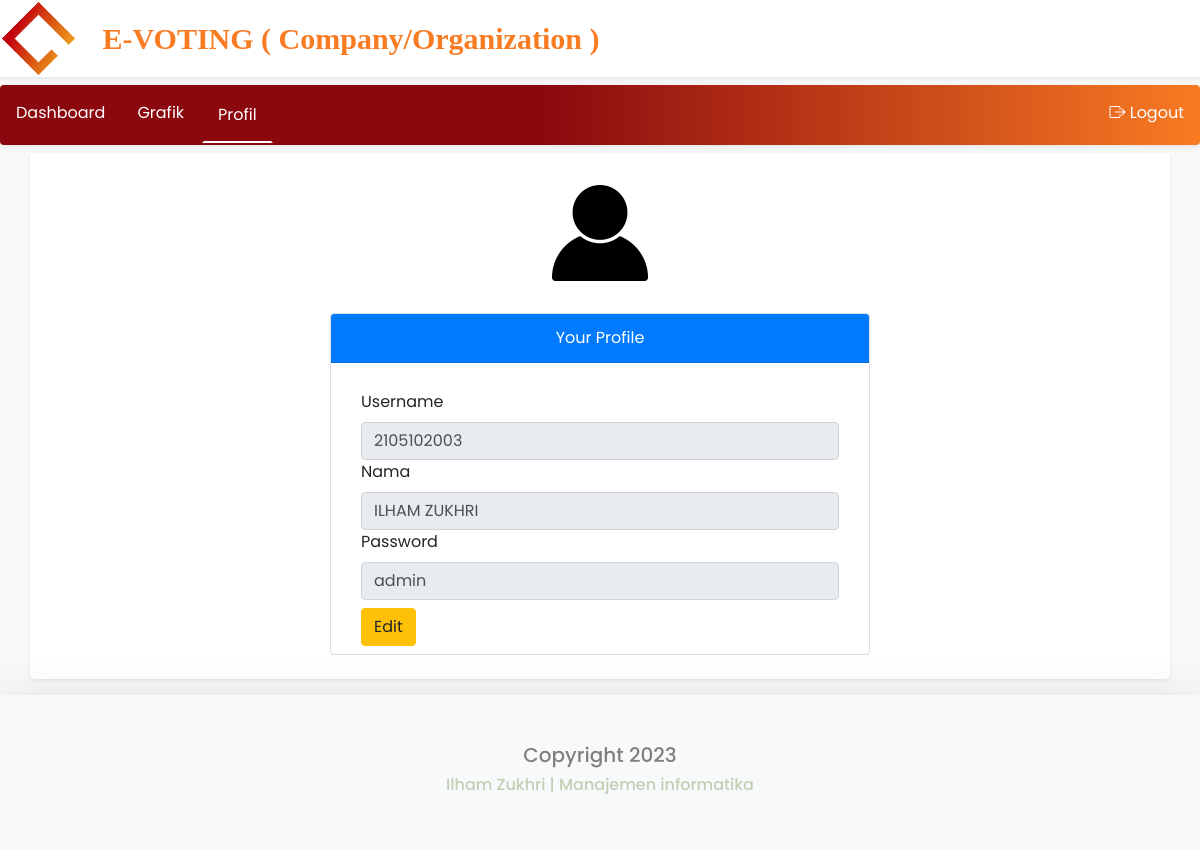
/user/profil.php (signed in), run on the app's committed database.
### tables this page shows
CREATE TABLE `users` (
  `userId` int(11) NOT NULL,
  `username` varchar(20) NOT NULL,
  `nama` varchar(30) NOT NULL,
  `password` varchar(40) NOT NULL,
  `hak_akses` varchar(10) NOT NULL,
  `pilihan` int(5) NOT NULL,
  `status` varchar(50) NOT NULL
);

### user/profil.php (the view, shortened to what this page needs)
<?php
if(isset($_SESSION['login'])){
$id=$_SESSION['userId'];
?>
<!DOCTYPE html>
<html lang="en">
<head>
    <link rel="stylesheet" href="css/bootstrap.min.css">
    <link rel="stylesheet" href="css/bootstrap.grid.min.css">
    <link rel="stylesheet" href="css/bootstrap-icons.css">
    <link rel="stylesheet" href="css/style1.css">
    <link rel="stylesheet" href="css/style2.css">
</head>
<body>
<header>
  <div class="row shadow-sm mb-2 rounded">
    <div class="col-1" >
      <img src="../images/company_logo.png" alt="Logo" style="width:100%;margin:3%">
    </div>
      <div class="title col-11 mt-3">
        <p style="font-size:2.5vw; text-align:left;">E-VOTING ( Company/Organization )</p>
      </div>
    </div>
</header>
<div id="navbar">
<ul class="navigasi shadow-sm mb-2 rounded">
  <li ><a  href="/E-Vote/user/index.php">Dashboard</a></li>
  <li><a href="/E-Vote/user/grafik.php">Grafik</a></li>
  <li style="float:center"><a class="active" href="/E-Vote/user/profil.php">Profil</a></li>
  <li style="float:right;"><a class="logout" href="../logout.php"><i class="bi bi-box-arrow-right"></i> Logout</a></li>
</ul>
</div>
<div class="container shadow-sm mb-2 pb-4 rounded" style="background-color:white;">
    <div class="row">
        <div class="col-2 mx-auto">
            <img src="../images/user.jpg" alt="user" style="width:100%;">
        </div>
    <div class="container">
        <div class="row">
        <div class="col-6 mx-auto">
            <div class="card">
                <div class="card-header bg-primary mx-auto" style="width:100%;">
                    <div style="text-align:center;color:white;">Your Profile</div>
                </div>
                <?php
                include("../koneksi.php");
                $sql=mysqli_query($konn,"SELECT * FROM users WHERE userId='$id'");
                $data=mysqli_fetch_assoc($sql);
            $act='';
            if(isset($_GET['set'])){
                $act=='';
            }else{
                    $act='disabled';
                }
                echo
                '<form method="POST">
                <div class="container" style="margin-top:5%;">
                <div class="col-12">
                <label for="username" class="form-label" >Username</label>
                <input type="text" class="form-control" id="username" name="username" value="'.$data['username'].'" disabled>
                </div>
                <div class="col-12">
                <label for="nama" class="form-label">Nama</label>
                <input type="text" class="form-control" id="nama" name="nama" value="'.$data['nama'].'" disabled>
                </div>
                <div class="col-12">
                <label for="pass" class="form-label">Password</label>
                <input type="text" class="form-control" id="pass" name="password" value="'.$data['password'].'" '.$act.'>
                </div>
                <div class="col-2 mt-2 mb-2">
                <tr>
                <td>';
                if($act!==''){
                   echo' <a href="profil.php?set=edit" class="btn btn-warning">Edit</a>';
                }else{
                    echo '<button type="submit" class="btn btn-success" name="simpan">simpan</button>';
                    }
}else{
    echo '<script type ="text/JavaScript">';
          echo 'alert("KAMU HARUS LOGIN !")';
          echo '</script>';
    }
?>
</div>
</div>
</div>
</div>
</div>
</div>
</div>
</div>
</body>
<footer class="shadow-lg p-5 mt-3 bg-light" style="background-color:#FFFFFF;">
  <div class="row">
    <div class="col-12 text-center">
        <h5 style="color:gray;">Copyright 2023</h5>
        <h6 style="color:#C1D0B5">Ilham Zukhri | Manajemen informatika</h6>
    </div>
  </div>
</footer>
</html>

### user/css/style1.css (style rules this page uses)
body { background-color:#f8f8f8; }
.navigasi { list-style-type: none; margin: 0; padding: 0; overflow: hidden; background: linear-gradient(to right,#8b080e 45%, #F97B22); overflow: hidden; position: -webkit-sticky; position: sticky; }
.navigasi li { margin:2px; display: block; float: left; background-color:none; }
.navigasi li a { display: block; color:white; border-width:2px; border-top-color: #8b080e; border-right-color: #8b080e; border-left-color: #8b080e; text-align: center; padding: 14px; text-decoration: none; position: -webkit-sticky; transition: 0.2s; }
.logout { color: #FFFFFF; transition: all 0.5ms; }
.active { border-style: solid; border-width:2px; border-top-color: #8b080e; border-right-color: #8b080e; border-left-color: #8b080e; border-bottom-color: #FFFFFF; }
.title p { font-weight:bold; color:#F97B22; font-family: 'Righteous, cursive'; }
header { background-color:#FFFFFF; }

### user/css/style2.css (style rules this page uses)
* { margin: 0; padding: 0; box-sizing: border-box; font-family: "Poppins", sans-serif; }

### data on the page
users: username "2105102003", nama "ILHAM ZUKHRI", password "admin"
